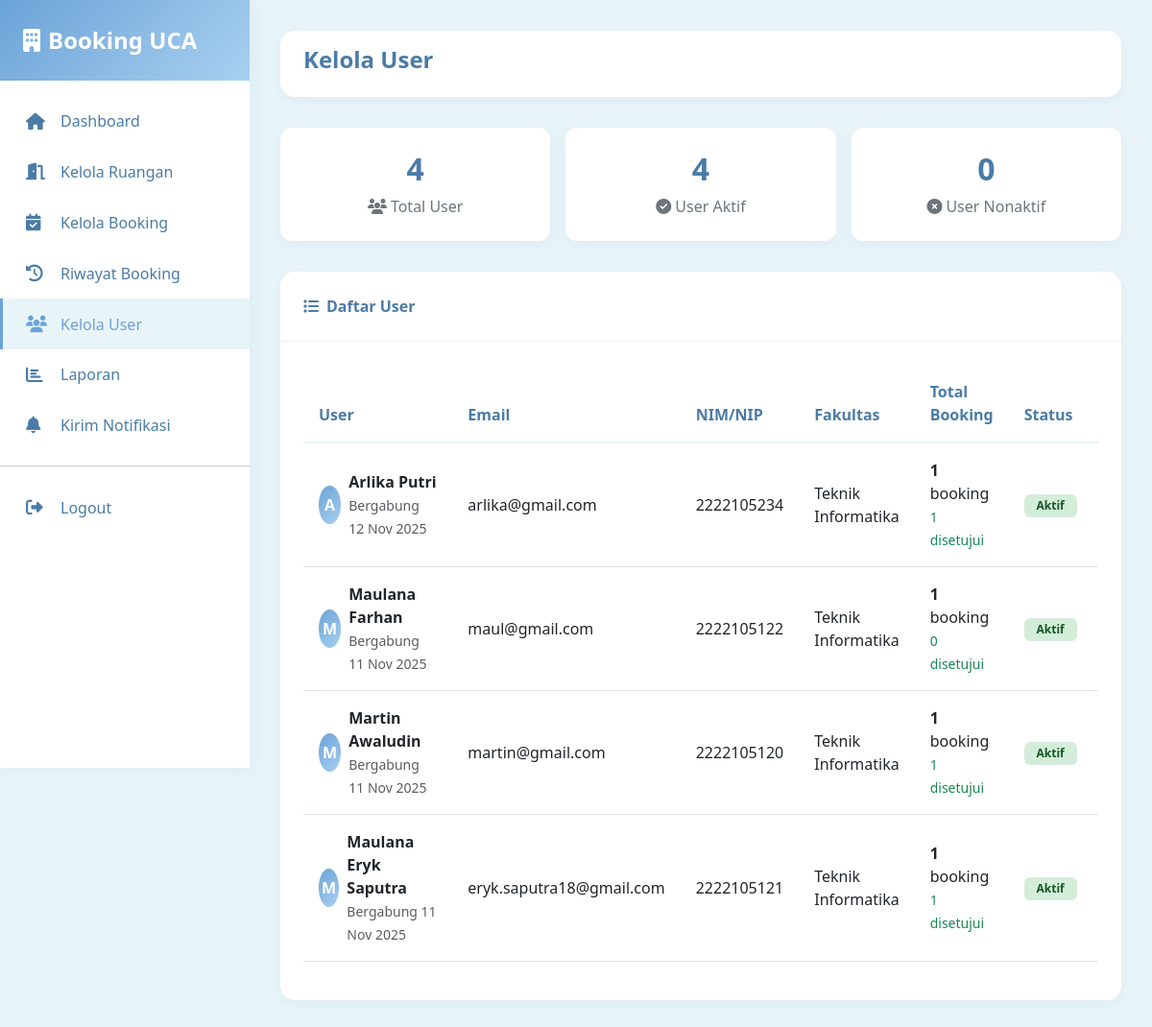
The page /admin/users.php (signed in) on the database its author committed.
### tables this page shows
CREATE TABLE `users` (
  `id` int(11) NOT NULL,
  `nama` varchar(100) NOT NULL,
  `email` varchar(100) NOT NULL,
  `password` varchar(255) NOT NULL,
  `role` enum('admin','user') DEFAULT 'user',
  `nim_nip` varchar(50) DEFAULT NULL,
  `fakultas` varchar(100) DEFAULT NULL,
  `no_telp` varchar(20) DEFAULT NULL,
  `foto_profil` varchar(255) DEFAULT 'default.jpg',
  `status` enum('active','inactive') DEFAULT 'active',
  `created_at` timestamp NOT NULL DEFAULT current_timestamp(),
  `updated_at` timestamp NOT NULL DEFAULT current_timestamp() ON UPDATE current_timestamp()
);

### admin/users.php (the view, shortened to what this page needs)
<?php
$db = getDB();
$users = $db->query("
    SELECT u.*,
    (SELECT COUNT(*) FROM booking WHERE user_id = u.id) as total_booking,
    (SELECT COUNT(*) FROM booking WHERE user_id = u.id AND status_booking = 'approved') as booking_approved
    FROM users u
    WHERE role = 'user'
    ORDER BY u.created_at DESC
")->fetchAll();
$total_users = count($users);
$active_users = count(array_filter($users, fn($u) => $u['status'] === 'active'));
$inactive_users = $total_users - $active_users;
?>
<!DOCTYPE html>
<html lang="id">
<head>
    <link href="https://cdn.jsdelivr.net/npm/bootstrap@5.3.0/dist/css/bootstrap.min.css" rel="stylesheet">
    <link rel="stylesheet" href="https://cdnjs.cloudflare.com/ajax/libs/font-awesome/6.4.0/css/all.min.css">
</head>
<body>
    <div class="sidebar">
        <div class="sidebar-header">
            <a href="#" class="sidebar-brand">
                <i class="fas fa-building"></i>
                <span>Booking UCA</span>
            </a>
        </div>
        <div class="sidebar-menu">
            <a href="index.php" class="menu-item">
                <i class="fas fa-home"></i><span>Dashboard</span>
            </a>
            <a href="ruangan.php" class="menu-item">
                <i class="fas fa-door-open"></i><span>Kelola Ruangan</span>
            </a>
            <a href="booking.php" class="menu-item">
                <i class="fas fa-calendar-check"></i><span>Kelola Booking</span>
            </a>
             <a href="riwayat.php" class="menu-item">
                <i class="fas fa-history"></i>
                <span>Riwayat Booking</span>
            </a>
            <a href="users.php" class="menu-item active">
                <i class="fas fa-users"></i><span>Kelola User</span>
            </a>
            <a href="laporan.php" class="menu-item">
                <i class="fas fa-chart-bar"></i><span>Laporan</span>
            </a>
            <a href="notifikasi.php" class="menu-item">
                <i class="fas fa-bell"></i>
                <span>Kirim Notifikasi</span>
            </a>
            <hr>
            <a href="../auth/logout.php" class="menu-item">
                <i class="fas fa-sign-out-alt"></i><span>Logout</span>
            </a>
        </div>
    </div>
    <div class="main-content">
        <div class="topbar">
            <h1 class="topbar-title">Kelola User</h1>
        </div>
        <div class="stats-row">
            <div class="stat-box">
                <h3><?= $total_users ?></h3>
                <p><i class="fas fa-users me-1"></i>Total User</p>
            </div>
            <div class="stat-box">
                <h3><?= $active_users ?></h3>
                <p><i class="fas fa-check-circle me-1"></i>User Aktif</p>
            </div>
            <div class="stat-box">
                <h3><?= $inactive_users ?></h3>
                <p><i class="fas fa-times-circle me-1"></i>User Nonaktif</p>
            </div>
        </div>
        <div class="card">
            <div class="card-header">
                <i class="fas fa-list me-2"></i>Daftar User
            </div>
            <div class="card-body">
                <div class="table-responsive">
                    <table class="table">
                        <thead>
                            <tr>
                                <th>User</th>
                                <th>Email</th>
                                <th>NIM/NIP</th>
                                <th>Fakultas</th>
                                <th>Total Booking</th>
                                <th>Status</th>
                                <th>Aksi</th>
                            </tr>
                        </thead>
                        <tbody>
                            <?php foreach ($users as $u): ?>
                            <tr>
                                <td>
                                    <div class="d-flex align-items-center gap-2">
                                        <div class="user-avatar">
                                            <?= strtoupper(substr($u['nama'], 0, 1)) ?>
                                        </div>
                                        <div>
                                            <strong><?= htmlspecialchars($u['nama']) ?></strong><br>
                                            <small class="text-muted">Bergabung <?= date('d M Y', strtotime($u['created_at'])) ?></small>
                                        </div>
                                    </div>
                                </td>
                                <td><?= htmlspecialchars($u['email']) ?></td>
                                <td><?= htmlspecialchars($u['nim_nip']) ?></td>
                                <td><?= htmlspecialchars($u['fakultas']) ?></td>
                                <td>
                                    <strong><?= $u['total_booking'] ?></strong> booking<br>
                                    <small class="text-success"><?= $u['booking_approved'] ?> disetujui</small>
                                </td>
                                <td>
                                    <?php if ($u['status'] === 'active'): ?>
                                        <span class="badge badge-success">Aktif</span>
                                    <?php else: ?>
                                        <span class="badge badge-danger">Nonaktif</span>
                                    <?php endif; ?>
                                </td>
                                <td>
                                </td>
                            </tr>
                            <?php endforeach; ?>
                        </tbody>
                    </table>
                </div>
            </div>
        </div>
    </div>
</body>
</html>

### admin/users.php (style rules this page uses)
:root { --primary-blue: #6BA3D7; --light-blue: #A8D0F0; --soft-blue: #E8F4F8; --dark-blue: #4A7BA7; --sidebar-width: 260px; }
body { font-family: 'Segoe UI', Tahoma, Geneva, Verdana, sans-serif; background: var(--soft-blue); }
.sidebar { position: fixed; left: 0; top: 0; height: 100vh; width: var(--sidebar-width); background: white; box-shadow: 4px 0 20px rgba(107, 163, 215, 0.1); z-index: 1000; }
.sidebar-header { padding: 1.5rem; background: linear-gradient(135deg, var(--primary-blue), var(--light-blue)); color: white; }
.sidebar-brand { font-size: 1.5rem; font-weight: 800; text-decoration: none; color: white; display: flex; align-items: center; gap: 0.5rem; }
.sidebar-menu { padding: 1rem 0; }
.menu-item { padding: 0.9rem 1.5rem; color: var(--dark-blue); text-decoration: none; display: flex; align-items: center; gap: 1rem; transition: all 0.3s ease; border-left: 3px solid transparent; }
.menu-item:hover, .menu-item.active { background: var(--soft-blue); color: var(--primary-blue); border-left-color: var(--primary-blue); }
.menu-item i { width: 20px; font-size: 1.1rem; }
.main-content { margin-left: var(--sidebar-width); padding: 2rem; min-height: 100vh; }
.topbar { background: white; border-radius: 15px; padding: 1rem 1.5rem; margin-bottom: 2rem; box-shadow: 0 4px 15px rgba(107, 163, 215, 0.08); }
.topbar-title { font-size: 1.5rem; font-weight: 700; color: var(--dark-blue); }
.stats-row { display: grid; grid-template-columns: repeat(auto-fit, minmax(200px, 1fr)); gap: 1rem; margin-bottom: 2rem; }
.stat-box { background: white; border-radius: 12px; padding: 1.5rem; box-shadow: 0 4px 15px rgba(107, 163, 215, 0.08); text-align: center; }
.stat-box h3 { font-size: 2rem; font-weight: 800; color: var(--dark-blue); margin-bottom: 0.5rem; }
.stat-box p { color: #6c757d; margin: 0; }
.card { background: white; border-radius: 15px; box-shadow: 0 4px 15px rgba(107, 163, 215, 0.08); border: none; }
.card-header { background: transparent; border-bottom: 1px solid #f0f0f0; padding: 1.5rem; font-weight: 700; color: var(--dark-blue); }
.card-body { padding: 1.5rem; }
.table thead th { border-bottom: 2px solid var(--soft-blue); color: var(--dark-blue); font-weight: 600; padding: 1rem; }
.table tbody td { padding: 1rem; vertical-align: middle; }
.badge { padding: 0.4rem 0.8rem; border-radius: 6px; font-weight: 600; font-size: 0.75rem; }
.badge-success { background: #D4EDDA; color: #155724; }
.user-avatar { width: 40px; height: 40px; border-radius: 50%; background: linear-gradient(135deg, var(--primary-blue), var(--light-blue)); display: flex; align-items: center; justify-content: center; color: white; font-weight: 600; }

### rows shown on the page
users: nama "A", nama "Arlika Putri", created_at "12 Nov 2025", email "arlika@gmail.com", nim_nip "2222105234", fakultas "Teknik Informatika", total_booking "1", booking_approved "1", status "Aktif"
users: nama "M", nama "Maulana Farhan", created_at "11 Nov 2025", email "maul@gmail.com", nim_nip "2222105122", fakultas "Teknik Informatika", total_booking "1", booking_approved "0", status "Aktif"
users: nama "M", nama "Martin Awaludin", created_at "11 Nov 2025", email "martin@gmail.com", nim_nip "2222105120", fakultas "Teknik Informatika", total_booking "1", booking_approved "1", status "Aktif"
users: nama "M", nama "Maulana Eryk Saputra", created_at "11 Nov 2025", email "eryk.saputra18@gmail.com", nim_nip "2222105121", fakultas "Teknik Informatika", total_booking "1", booking_approved "1", status "Aktif"

### other values the page prints
$total_users "4"
$active_users "4"
$inactive_users "0"
